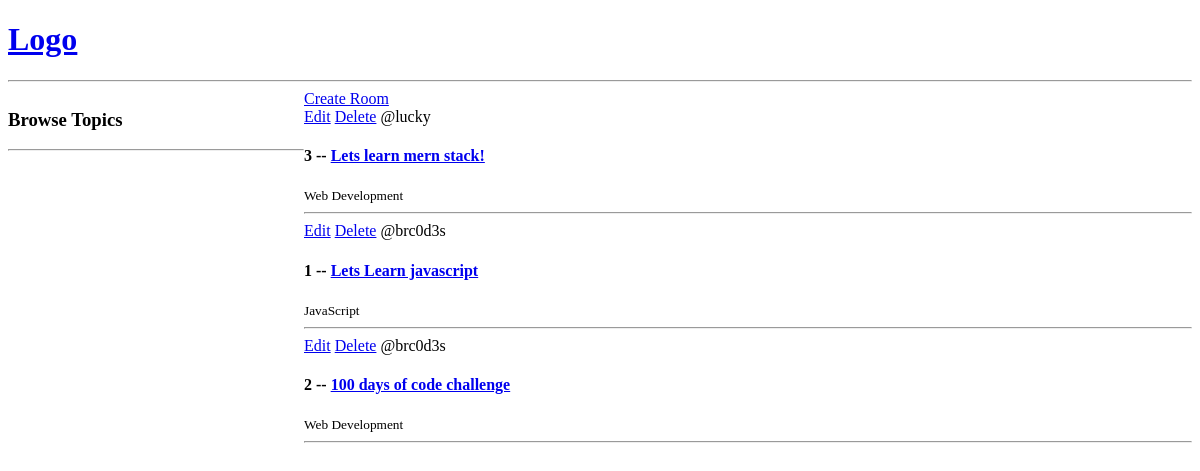
Before: / with the older database file.
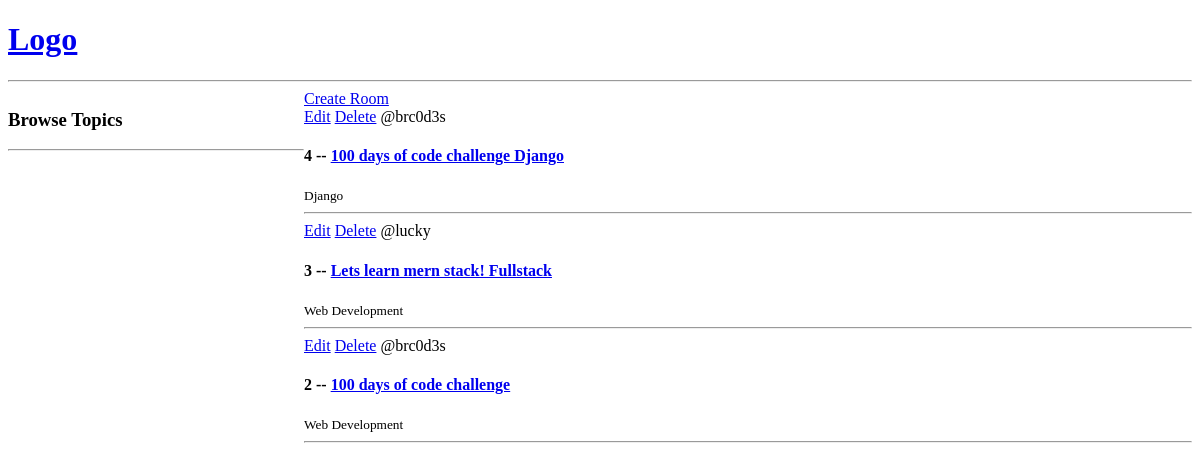
After: the same page with the newer database file.
### myapp/models.py (models this page shows, shortened)
class Room(models.Model):
    host= models.ForeignKey(User, on_delete=models.SET_NULL,null=True)
    topic= models.ForeignKey(Topic, on_delete=models.SET_NULL,null=True)
    name = models.CharField(max_length=200)
    description = models.TextField(null=True, blank=True)
    updated = models.DateTimeField(auto_now=True)
    created = models.DateTimeField(auto_now_add=True)
    class Meta:
        ordering=['-updated','-created']

class Topic(models.Model):
    name=models.CharField(max_length=200)

### myapp/views.py (the view)
# urls.py: path('', views.home, name="home"),
def home(request):
    rooms = Room.objects.all()
    context = {'rooms': rooms}
    return render(request, 'myapp/home.html', context)

### myapp/templates/myapp/home.html (shortened to what this page needs)
<!DOCTYPE html>
<html lang="en">
<head>
</head>
<body>
    {% extends 'main.html' %}
    {% block content %}
    <div class="home-container">
        <div>
            <h3>Browse Topics</h3>
            <hr>
        </div>
        <div>
            <a href="{% url 'create-room' %}">Create Room</a>
            <div>
                {% for room in rooms %}
                <div>
                    <a href="{% url 'update-room' room.id %}">Edit</a>
                    <a href="{% url 'delete-room' room.id %}">Delete</a>
                    <span>@{{room.host.username}}</span>
                    <h4>{{room.id}} -- <a href="{% url 'room' room.id %}">{{room.name}}</a></h4>
                    <small>{{room.topic.name}}</small>
                    <hr>
                </div>
                {% endfor %}
            </div>
        </div>
    </div>
    {% endblock %}

### templates/main.html (shortened to what this page needs)
<!DOCTYPE html>
<html lang="en">
<head>
</head>
<body>
    {% include 'navbar.html' %}
    {% block  content %}
    {% endblock  %}
</body>
</html>

### templates/navbar.html (shortened to what this page needs)
<!DOCTYPE html>
<html lang="en">
<head>
</head>
<body>
    <a href="/">
        <h1>Logo</h1>
    </a>
    <hr>
</body>
</html>

### myapp/templates/myapp/home.html (style rules this page uses)
.home-container { display: grid; grid-template-columns: 1fr 3fr; }

Changed rows visible on the page:
removed Room: host.username "brc0d3s", id "1", name "Lets Learn javascript", topic.name "JavaScript"
added Room: host.username "brc0d3s", id "4", name "100 days of code challenge Django", topic.name "Django"
changed Room "lucky": name "Lets learn mern stack!" → "Lets learn mern stack! Fullstack"
